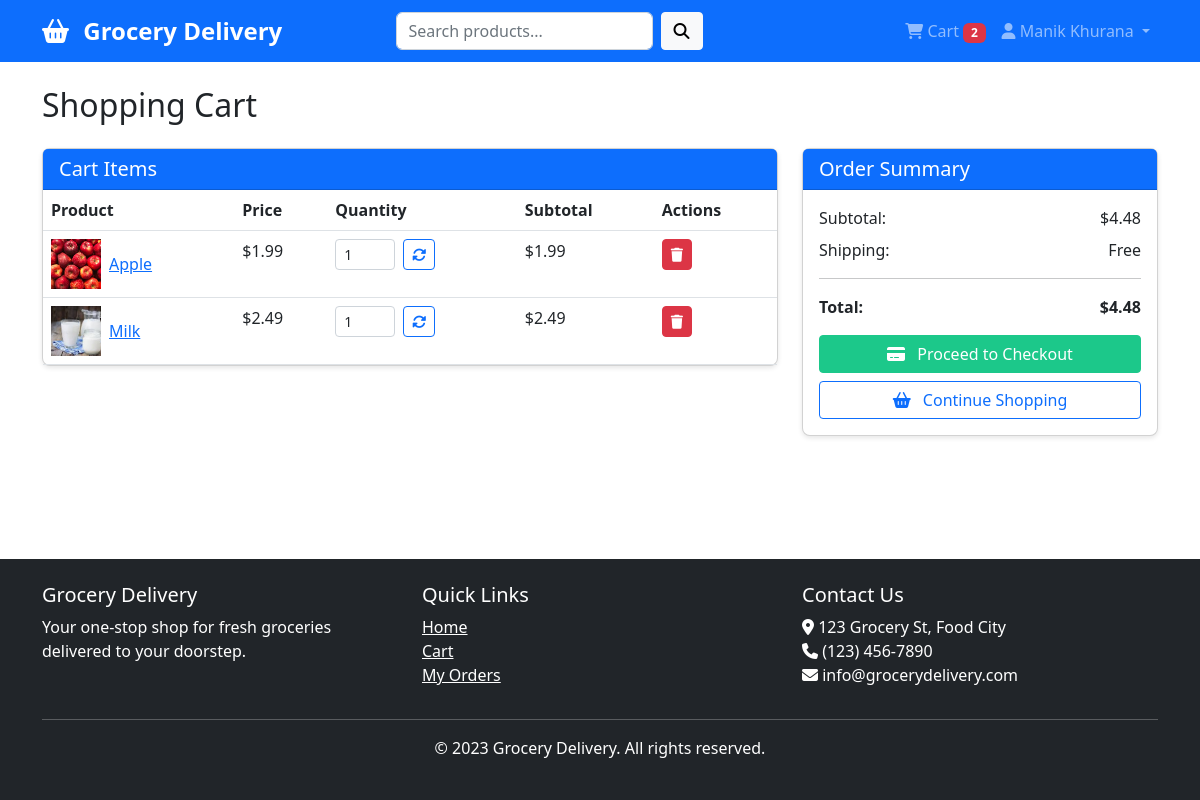
The app's page /cart (signed in) with its own data.
### app.py (models this page shows, shortened)
class CartItem(db.Model):
    id = db.Column(db.Integer, primary_key=True)
    user_id = db.Column(db.Integer, db.ForeignKey('user.id'), nullable=False)
    product_id = db.Column(db.Integer, db.ForeignKey('product.id'), nullable=False)
    quantity = db.Column(db.Integer, default=1)
    user = db.relationship('User', backref=db.backref('cart_items', lazy=True))
    product = db.relationship('Product', backref=db.backref('cart_items', lazy=True))

class Product(db.Model):
    id = db.Column(db.Integer, primary_key=True)
    name = db.Column(db.String(100), nullable=False)
    description = db.Column(db.Text, nullable=True)
    price = db.Column(db.Float, nullable=False)
    image = db.Column(db.String(200), nullable=True)
    stock = db.Column(db.Integer, default=0)
    category_id = db.Column(db.Integer, db.ForeignKey('category.id'), nullable=False)

### app.py (the view)
@app.route('/cart')
def cart():
    if 'user_id' not in session:
        flash('Please login to view your cart!')
        return redirect(url_for('login'))
    cart_items = CartItem.query.filter_by(user_id=session['user_id']).all()
    total = get_cart_total()
    return render_template('cart.html',
                           cart_items=cart_items,
                           total=total,
                           cart_count=get_cart_count())

### app.py (called while the page is built)
def get_cart_count():
    if 'user_id' in session:
        return CartItem.query.filter_by(user_id=session['user_id']).count()
    return 0

def get_cart_total():
    if 'user_id' in session:
        cart_items = CartItem.query.filter_by(user_id=session['user_id']).all()
        total = 0
        for item in cart_items:
            total += item.product.price * item.quantity
        return total
    return 0

@app.context_processor
def inject_cart_count():
    from flask import session
    cart = session.get('cart', {})  # Get the cart from the session
    cart_count = sum(cart.values())  # Count how many items are in the cart
    return dict(cart_count=cart_count)

### templates/cart.html (shortened to what this page needs)
{% extends 'base.html' %}
{% block content %}
<h2 class="mb-4">Shopping Cart</h2>
{% if cart_items %}
<div class="row">
    <div class="col-md-8">
        <div class="card">
            <div class="card-header bg-primary text-white">
                <h5 class="mb-0">Cart Items</h5>
            </div>
            <div class="card-body p-0">
                <div class="table-responsive">
                    <table class="table table-hover mb-0">
                        <thead>
                            <tr>
                                <th>Product</th>
                                <th>Price</th>
                                <th>Quantity</th>
                                <th>Subtotal</th>
                                <th>Actions</th>
                            </tr>
                        </thead>
                        <tbody>
                            {% for item in cart_items %}
                            <tr>
                                <td>
                                    <div class="d-flex align-items-center">
                                        {% if item.product.image %}
                                        <img src="{{ url_for('static', filename='uploads/' + item.product.image) }}" alt="{{ item.product.name }}" class="me-2" style="width: 50px; height: 50px; object-fit: cover;">
                                        {% else %}
                                        <div class="bg-light d-flex align-items-center justify-content-center me-2" style="width: 50px; height: 50px;">
                                            <i class="fas fa-image text-muted"></i>
                                        </div>
                                        {% endif %}
                                        <div>
                                            <a href="{{ url_for('product', product_id=item.product.id) }}">{{ item.product.name }}</a>
                                        </div>
                                    </div>
                                </td>
                                <td>${{ "%.2f"|format(item.product.price) }}</td>
                                <td>
                                    <form action="{{ url_for('update_cart', item_id=item.id) }}" method="post" class="d-flex align-items-center">
                                        <input type="number" name="quantity" value="{{ item.quantity }}" min="1" max="{{ item.product.stock }}" class="form-control form-control-sm" style="width: 60px;">
                                        <button type="submit" class="btn btn-sm btn-outline-primary ms-2">
                                            <i class="fas fa-sync-alt"></i>
                                        </button>
                                    </form>
                                </td>
                                <td>${{ "%.2f"|format(item.product.price * item.quantity) }}</td>
                                <td>
                                    <a href="{{ url_for('remove_from_cart', item_id=item.id) }}" class="btn btn-sm btn-danger">
                                        <i class="fas fa-trash"></i>
                                    </a>
                                </td>
                            </tr>
                            {% endfor %}
                        </tbody>
                    </table>
                </div>
            </div>
        </div>
    </div>
    <div class="col-md-4">
        <div class="card">
            <div class="card-header bg-primary text-white">
                <h5 class="mb-0">Order Summary</h5>
            </div>
            <div class="card-body">
                <div class="d-flex justify-content-between mb-2">
                    <span>Subtotal:</span>
                    <span>${{ "%.2f"|format(total) }}</span>
                </div>
                <div class="d-flex justify-content-between mb-2">
                    <span>Shipping:</span>
                    <span>Free</span>
                </div>
                <hr>
                <div class="d-flex justify-content-between mb-3 fw-bold">
                    <span>Total:</span>
                    <span>${{ "%.2f"|format(total) }}</span>
                </div>
                <a href="{{ url_for('checkout') }}" class="btn btn-success w-100">
                    <i class="fas fa-credit-card me-2"></i> Proceed to Checkout
                </a>
                <a href="{{ url_for('home') }}" class="btn btn-outline-primary w-100 mt-2">
                    <i class="fas fa-shopping-basket me-2"></i> Continue Shopping
                </a>
            </div>
        </div>
    </div>
</div>
{% endif %}
{% endblock %}

### static/css/style.css (style rules this page uses)
body { font-family: "Segoe UI", Tahoma, Geneva, Verdana, sans-serif; min-height: 100vh; display: flex; flex-direction: column; }
.card { border-radius: 0.5rem; box-shadow: 0 2px 5px rgba(0, 0, 0, 0.1); transition: transform 0.3s ease, box-shadow 0.3s ease; }
.btn { border-radius: 0.25rem; }
.btn-success { background-color: #1cc88a; border-color: #1cc88a; }

### records on screen
CartItem: image (picture), product.name "Apple", quantity "1"
Product: product.price "1.99", item.product.price*item.quantity "1.99"
CartItem: image (picture), product.name "Milk", quantity "1"
Product: product.price "2.49", item.product.price*item.quantity "2.49"

### other values on screen
{{ cart_count }} "2"
{{ session.username }} "Manik Khurana"
{{ "%.2f"|format(total) }} "4.48"
